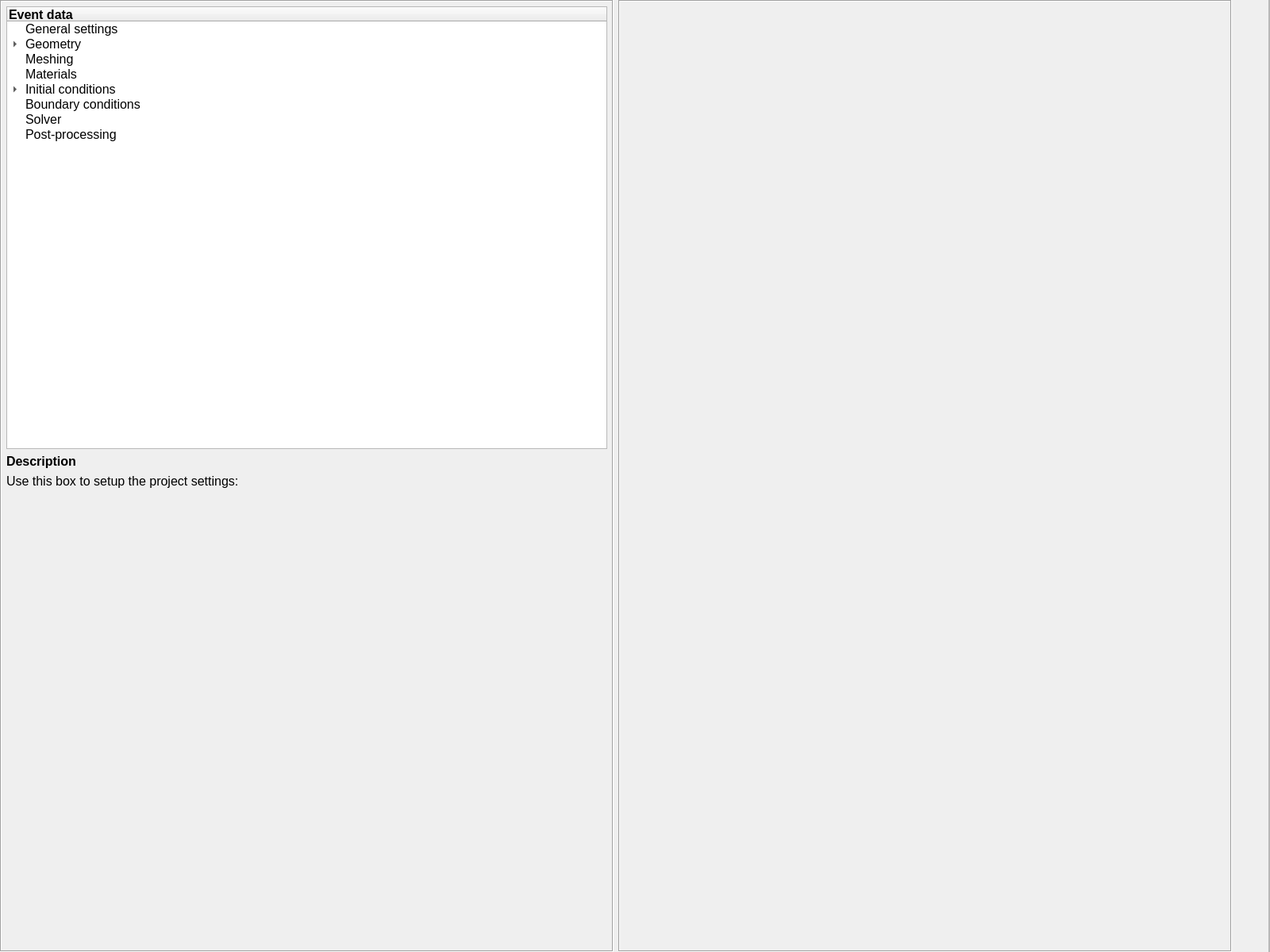
<?xml version="1.0" encoding="UTF-8"?>
<ui version="4.0">
 <class>WaveDigitalFlume</class>
 <widget class="QWidget" name="WaveDigitalFlume">
  <property name="geometry">
   <rect>
    <x>0</x>
    <y>0</y>
    <width>1600</width>
    <height>1200</height>
   </rect>
  </property>
  <property name="minimumSize">
   <size>
    <width>800</width>
    <height>600</height>
   </size>
  </property>
  <property name="windowTitle">
   <string>Wave flume digital twin</string>
  </property>
  <layout class="QHBoxLayout" name="horizontalLayout" stretch="2,2,0,0">
   <property name="leftMargin">
    <number>0</number>
   </property>
   <property name="topMargin">
    <number>0</number>
   </property>
   <property name="rightMargin">
    <number>0</number>
   </property>
   <property name="bottomMargin">
    <number>0</number>
   </property>
   <item>
    <widget class="QFrame" name="parameterFrame">
     <property name="font">
      <font>
       <pointsize>12</pointsize>
      </font>
     </property>
     <property name="frameShape">
      <enum>QFrame::Box</enum>
     </property>
     <property name="frameShadow">
      <enum>QFrame::Sunken</enum>
     </property>
     <layout class="QVBoxLayout" name="verticalLayout_2">
      <property name="leftMargin">
       <number>6</number>
      </property>
      <property name="topMargin">
       <number>6</number>
      </property>
      <property name="rightMargin">
       <number>6</number>
      </property>
      <property name="bottomMargin">
       <number>6</number>
      </property>
      <item>
       <widget class="QTreeWidget" name="SimOptions">
        <property name="sizePolicy">
         <sizepolicy hsizetype="Ignored" vsizetype="Expanding">
          <horstretch>0</horstretch>
          <verstretch>0</verstretch>
         </sizepolicy>
        </property>
        <property name="font">
         <font>
          <pointsize>12</pointsize>
         </font>
        </property>
        <column>
         <property name="text">
          <string notr="true">Event data</string>
         </property>
         <property name="font">
          <font>
           <bold>true</bold>
          </font>
         </property>
        </column>
        <item>
         <property name="text">
          <string>General settings</string>
         </property>
        </item>
        <item>
         <property name="text">
          <string>Geometry</string>
         </property>
         <item>
          <property name="text">
           <string>Bathymetry</string>
          </property>
         </item>
         <item>
          <property name="text">
           <string>SW-CFD interface</string>
          </property>
         </item>
         <item>
          <property name="text">
           <string>Structures</string>
          </property>
         </item>
        </item>
        <item>
         <property name="text">
          <string>Meshing</string>
         </property>
        </item>
        <item>
         <property name="text">
          <string>Materials</string>
         </property>
        </item>
        <item>
         <property name="text">
          <string>Initial conditions</string>
         </property>
         <item>
          <property name="text">
           <string>Initial phase</string>
          </property>
         </item>
        </item>
        <item>
         <property name="text">
          <string>Boundary conditions</string>
         </property>
        </item>
        <item>
         <property name="text">
          <string>Solver</string>
         </property>
        </item>
        <item>
         <property name="text">
          <string>Post-processing</string>
         </property>
        </item>
       </widget>
      </item>
      <item>
       <widget class="QLabel" name="Lbl_DescriptTitle">
        <property name="font">
         <font>
          <pointsize>12</pointsize>
          <bold>true</bold>
         </font>
        </property>
        <property name="text">
         <string>Description</string>
        </property>
        <property name="alignment">
         <set>Qt::AlignLeading|Qt::AlignLeft|Qt::AlignVCenter</set>
        </property>
       </widget>
      </item>
      <item>
       <widget class="QLabel" name="Lbl_Descript">
        <property name="sizePolicy">
         <sizepolicy hsizetype="Ignored" vsizetype="Preferred">
          <horstretch>0</horstretch>
          <verstretch>0</verstretch>
         </sizepolicy>
        </property>
        <property name="font">
         <font>
          <pointsize>12</pointsize>
         </font>
        </property>
        <property name="text">
         <string>Use this box to setup the project settings: 
</string>
        </property>
        <property name="alignment">
         <set>Qt::AlignLeading|Qt::AlignLeft|Qt::AlignTop</set>
        </property>
       </widget>
      </item>
      <item>
       <spacer name="VSp_ParaFrame">
        <property name="font">
         <font>
          <pointsize>12</pointsize>
         </font>
        </property>
        <property name="orientation">
         <enum>Qt::Vertical</enum>
        </property>
        <property name="sizeHint" stdset="0">
         <size>
          <width>20</width>
          <height>394</height>
         </size>
        </property>
       </spacer>
      </item>
     </layout>
    </widget>
   </item>
   <item>
    <widget class="QFrame" name="parameterFrame_2">
     <property name="font">
      <font>
       <pointsize>12</pointsize>
      </font>
     </property>
     <property name="frameShape">
      <enum>QFrame::Box</enum>
     </property>
     <property name="frameShadow">
      <enum>QFrame::Sunken</enum>
     </property>
     <layout class="QVBoxLayout" name="verticalLayout">
      <property name="leftMargin">
       <number>6</number>
      </property>
      <property name="topMargin">
       <number>6</number>
      </property>
      <property name="rightMargin">
       <number>6</number>
      </property>
      <property name="bottomMargin">
       <number>6</number>
      </property>
      <item>
       <widget class="QStackedWidget" name="stackedWidget">
        <property name="font">
         <font>
          <pointsize>12</pointsize>
         </font>
        </property>
       </widget>
      </item>
     </layout>
    </widget>
   </item>
   <item>
    <spacer name="horizontalSpacer">
     <property name="font">
      <font>
       <pointsize>12</pointsize>
      </font>
     </property>
     <property name="orientation">
      <enum>Qt::Horizontal</enum>
     </property>
     <property name="sizeHint" stdset="0">
      <size>
       <width>40</width>
       <height>20</height>
      </size>
     </property>
    </spacer>
   </item>
   <item>
    <widget class="QFrame" name="frame">
     <property name="font">
      <font>
       <pointsize>12</pointsize>
      </font>
     </property>
     <property name="frameShape">
      <enum>QFrame::StyledPanel</enum>
     </property>
     <property name="frameShadow">
      <enum>QFrame::Raised</enum>
     </property>
     <layout class="QGridLayout" name="gridLayout">
      <property name="leftMargin">
       <number>0</number>
      </property>
      <property name="topMargin">
       <number>0</number>
      </property>
      <property name="rightMargin">
       <number>0</number>
      </property>
      <property name="bottomMargin">
       <number>0</number>
      </property>
     </layout>
    </widget>
   </item>
  </layout>
 </widget>
 <resources/>
 <connections/>
</ui>
